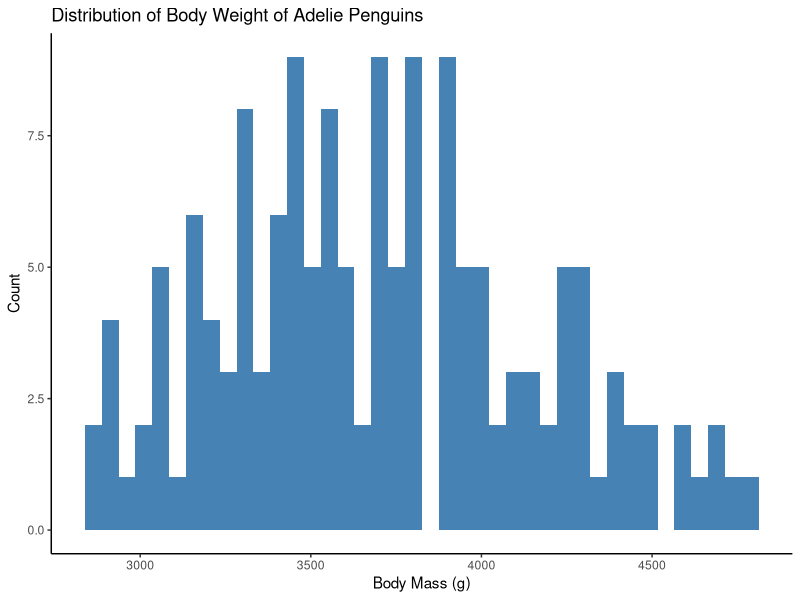

Source code (R):
## ---- chunk 1
#| label: setup
#| message: false
library(tidyverse)
library(palmerpenguins)
## ---- chunk 2
# Make your agreed-upon plot here, e.g.:
penguins |>
  filter(species == 'Adelie') |>
    ggplot(aes(body_mass_g)) +
        geom_histogram(fill = 'steelblue', bins= 40) +
          theme_classic() +
            labs(
              title = 'Distribution of Body Weight of Adelie Penguins',
              x = 'Body Mass (g)',
              y = 'Count'
            )
